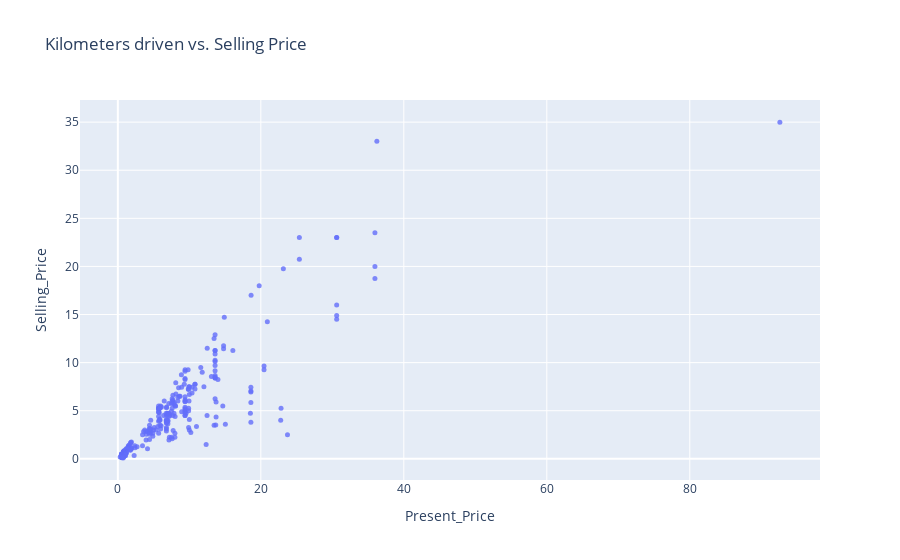

The notebook cell saved with this chart:
### Markdown cell above
À partir de la matrice de corrélation, nous avons pu observer que le prix actuel (qui est le prix auquel la voiture a été achetée lorsqu'elle était neuve) et le prix de vente ont une valeur de corrélation élevée. Nous pourrions utiliser cette fonctionnalité « Present Price » pour prédire le résultat souhaité « Selling_price »

### Code cell
fig = px.scatter(data, 
                 x='Present_Price',
                 y='Selling_Price', 
                 opacity=0.8, 
                 title='Kilometers driven vs. Selling Price')
fig.update_traces(marker_size=5)
fig.show()

### Figure 1 — Plotly figure (JSON) as saved in the notebook; plotly's stock layout.template omitted (floating-point values rounded to 4 significant figures; data arrays with more than 128 entries replaced by an {"elided": "..."} marker saying what was removed)
{"data": [{"hovertemplate": "Present_Price=%{x}<br>Selling_Price=%{y}<extra></extra>", "legendgroup": "", "marker": {"color": "#636efa", "opacity": 0.8, "size": 5, "symbol": "circle"}, "mode": "markers", "name": "", "orientation": "v", "showlegend": false, "type": "scatter", "x": {"elided": "301 float values"}, "xaxis": "x", "y": {"elided": "301 float values"}, "yaxis": "y"}], "layout": {"legend": {"tracegroupgap": 0}, "title": {"text": "Kilometers driven vs. Selling Price"}, "xaxis": {"anchor": "y", "domain": [0, 1], "title": {"text": "Present_Price"}}, "yaxis": {"anchor": "x", "domain": [0, 1], "title": {"text": "Selling_Price"}}}}
